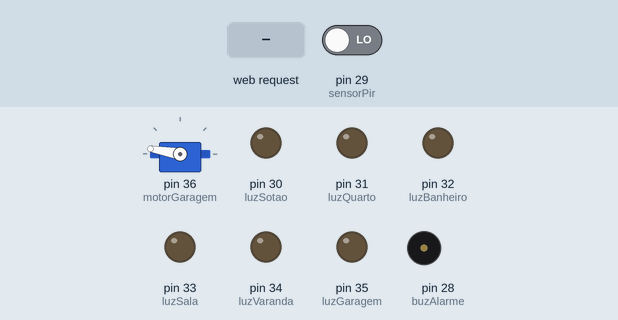
A sketch run on a simulated Arduino Mega 2560, built with avr-gcc and run on an emulated ATmega2560. On the bench: servo, output pins drawn as LEDs (lit = HIGH), buzzer (waves = sounding, pin HIGH). The test bench sets the inputs (shaded band); at power-on: pin 29 (sensorPir) LOW.

Above: at 1.2 s.
1.3 s: HTTP request GET /ledonGaragem received
At 2.1 s:
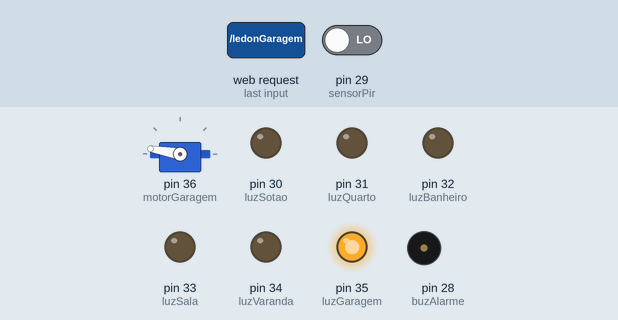
2.8 s: HTTP request GET /ledonSala received
At 3.2 s:
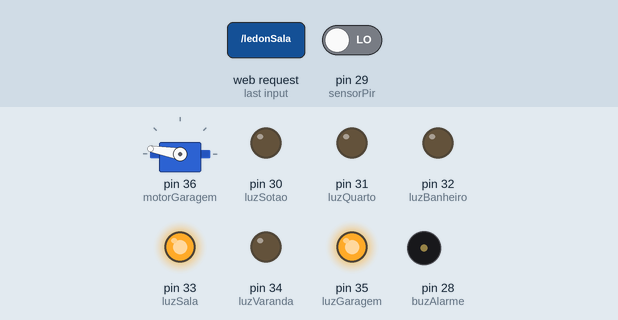
4.3 s: HTTP request GET /ledoffGaragem received
At 5.5 s:
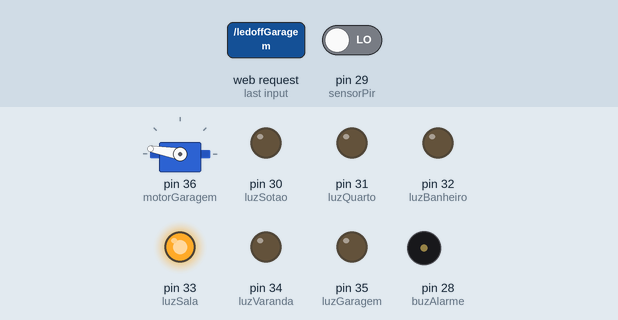
5.8 s: HTTP request GET /ledonVaranda received
At 6.8 s:
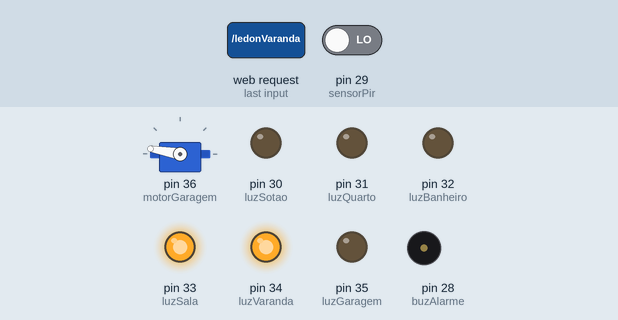
7.3 s: HTTP request GET /ledoffSala received
At 7.9 s:
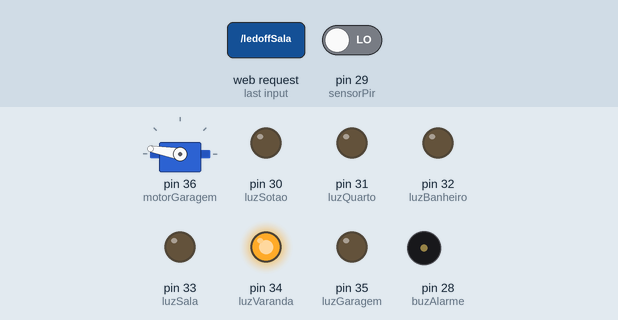
8.8 s: HTTP request GET /ledonQuarto received
At 10.3 s:
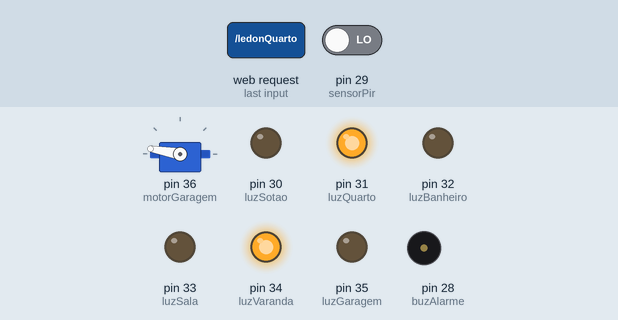
Timing chart, 0 to 11.3 s (numbered marks = the images above; inputs shaded):
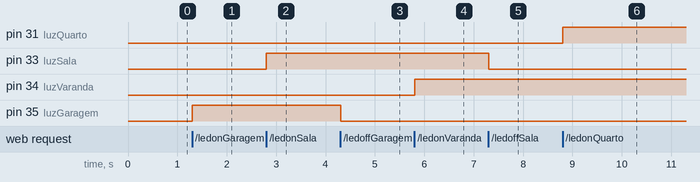

The sketch:

teste_css.ino
```cpp
#include <SPI.h>
#include <Ethernet.h>
#include <Servo.h>

byte mac[] = { 0xDE, 0xAD, 0xBE, 0xEF, 0xFE, 0xED };
byte ip[] = { 169, 254, 231, 115 };

EthernetServer server(80);

String readString;

int luzGaragem = 35;
int luzSala = 33;
int luzVaranda = 34;
int luzQuarto = 31;
int luzBanheiro = 32;
int luzSotao = 30;
int motorGaragem = 36;
int sensorPir = 29;
int buzAlarme = 28;

int estadoGaragem = LOW;
int estadoSala = LOW;
int estadoVaranda = LOW;
int estadoQuarto = LOW;
int estadoBanheiro = LOW;
int estadoSotao = LOW;
int estadoAlarme = LOW;
Servo servoGaragem;

void setup() {
  Serial.begin(9600);
  pinMode(sensorPir, INPUT);
  pinMode(luzGaragem, OUTPUT);
  pinMode(luzSala, OUTPUT);
  pinMode(luzVaranda, OUTPUT);
  pinMode(luzQuarto, OUTPUT);
  pinMode(luzBanheiro, OUTPUT);
  pinMode(luzSotao, OUTPUT);
  pinMode(buzAlarme, OUTPUT);

  servoGaragem.attach(motorGaragem);
  servoGaragem.write(170);

  Ethernet.begin(mac, ip);
  server.begin();
}

void loop() {
  EthernetClient client = server.available();
  if (client) {
    while (client.connected()) {
      if (client.available()) {
        char c = client.read();
        if (readString.length() < 100) {
          readString += c;
        }
        if (c == '\n') {
          processRequest(readString);
          sendResponse(client);
          readString = "";
          delay(1);
          client.stop();
        }
      }
    }
  }

  if (estadoAlarme == LOW) {
    digitalWrite(buzAlarme, LOW);
  }

  if (digitalRead(sensorPir) == HIGH && estadoAlarme == HIGH) {
    Serial.println("Movimento detectado!");
    digitalWrite(buzAlarme, HIGH);
    delay(100);
    digitalWrite(buzAlarme, LOW);
    delay(60);
  }
}

void processRequest(String req) {
  if (req.indexOf("ledonGaragem") > 0) estadoGaragem = HIGH;
  else if (req.indexOf("ledoffGaragem") > 0) estadoGaragem = LOW;
  digitalWrite(luzGaragem, estadoGaragem);

  if (req.indexOf("ledonSala") > 0) estadoSala = HIGH;
  else if (req.indexOf("ledoffSala") > 0) estadoSala = LOW;
  digitalWrite(luzSala, estadoSala);

  if (req.indexOf("ledonVaranda") > 0) estadoVaranda = HIGH;
  else if (req.indexOf("ledoffVaranda") > 0) estadoVaranda = LOW;
  digitalWrite(luzVaranda, estadoVaranda);

  if (req.indexOf("ledonQuarto") > 0) estadoQuarto = HIGH;
  else if (req.indexOf("ledoffQuarto") > 0) estadoQuarto = LOW;
  digitalWrite(luzQuarto, estadoQuarto);

  if (req.indexOf("ledonBanheiro") > 0) estadoBanheiro = HIGH;
  else if (req.indexOf("ledoffBanheiro") > 0) estadoBanheiro = LOW;
  digitalWrite(luzBanheiro, estadoBanheiro);

  if (req.indexOf("ledonSotao") > 0) estadoSotao = HIGH;
  else if (req.indexOf("ledoffSotao") > 0) estadoSotao = LOW;
  digitalWrite(luzSotao, estadoSotao);

  if (req.indexOf("portaoOpen") > 0) servoGaragem.write(90);
  else if (req.indexOf("portaoClose") > 0) servoGaragem.write(170);

  if (req.indexOf("onAlarme") > 0) estadoAlarme = HIGH;
  else if (req.indexOf("offAlarme") > 0) estadoAlarme = LOW;
}

void sendResponse(EthernetClient client) {
  client.println("HTTP/1.1 200 OK");
  client.println("Content-Type: text/html");
  client.println();

  client.println("<!DOCTYPE html>");
  client.println("<html lang=\"en\">");
  client.println("<head>");
  client.println("<meta charset=\"UTF-8\">");
  client.println("<meta name=\"viewport\" content=\"width=device-width, initial-scale=1.0\">");
  client.println("<style>");
  client.println("body { font-family: Arial, sans-serif; margin: 20px; }");
  client.println("h1 { color: #333; }");
  client.println(".slider-container { display: flex; align-items: center; margin-bottom: 20px; }");
  client.println(".slider-container p { margin: 0; padding-right: 20px; }");
  client.println(".switch { position: relative; display: inline-block; width: 60px; height: 34px; }");
  client.println(".switch input { opacity: 0; width: 0; height: 0; }");
  client.println(".slider { position: absolute; cursor: pointer; top: 0; left: 0; right: 0; bottom: 0; background-color: #ccc; transition: .4s; }");
  client.println(".slider:before { position: absolute; content: \"\"; height: 26px; width: 26px; left: 4px; bottom: 4px; background-color: white; transition: .4s; }");
  client.println("input:checked + .slider { background-color: #2196F3; }");
  client.println("input:checked + .slider:before { transform: translateX(26px); }");
  client.println(".slider.round { border-radius: 34px; }");
  client.println(".slider.round:before { border-radius: 50%; }");
  client.println("</style>");
  client.println("</head>");
  client.println("<body>");
  client.println("<h1>Luzes da Casa</h1>");

  client.println("<div class=\"slider-container\">");
  client.println("<p>Luz da Garagem:</p>");
  client.println("<label class=\"switch\">");
  client.println("<input type=\"checkbox\" id=\"garagem\" onchange=\"toggleDevice('garagem', this.checked)\">");
  client.println("<span class=\"slider round\"></span>");
  client.println("</label>");
  client.println("</div>");

  // Adicione outros dispositivos aqui, conforme necessário

  client.println("<script>");
  client.println("function toggleDevice(device, state) {");
  client.println("  let url = `/?led${state ? 'on' : 'off'}${device.charAt(0).toUpperCase() + device.slice(1)}`;");
  client.println("  fetch(url);");
  client.println("}");
  client.println("</script>");

  client.println("</body>");
  client.println("</html>");
}
```

Measured:
- after the input at 1.3 s, pin 35 (luzGaragem): LOW → HIGH at once
- after the input at 2.8 s, pin 33 (luzSala): LOW → HIGH at once
- after the input at 4.3 s, pin 35 (luzGaragem): HIGH → LOW at once
- after the input at 5.8 s, pin 34 (luzVaranda): LOW → HIGH at once
- after the input at 7.3 s, pin 33 (luzSala): HIGH → LOW at once
- after the input at 8.8 s, pin 31 (luzQuarto): LOW → HIGH at once
